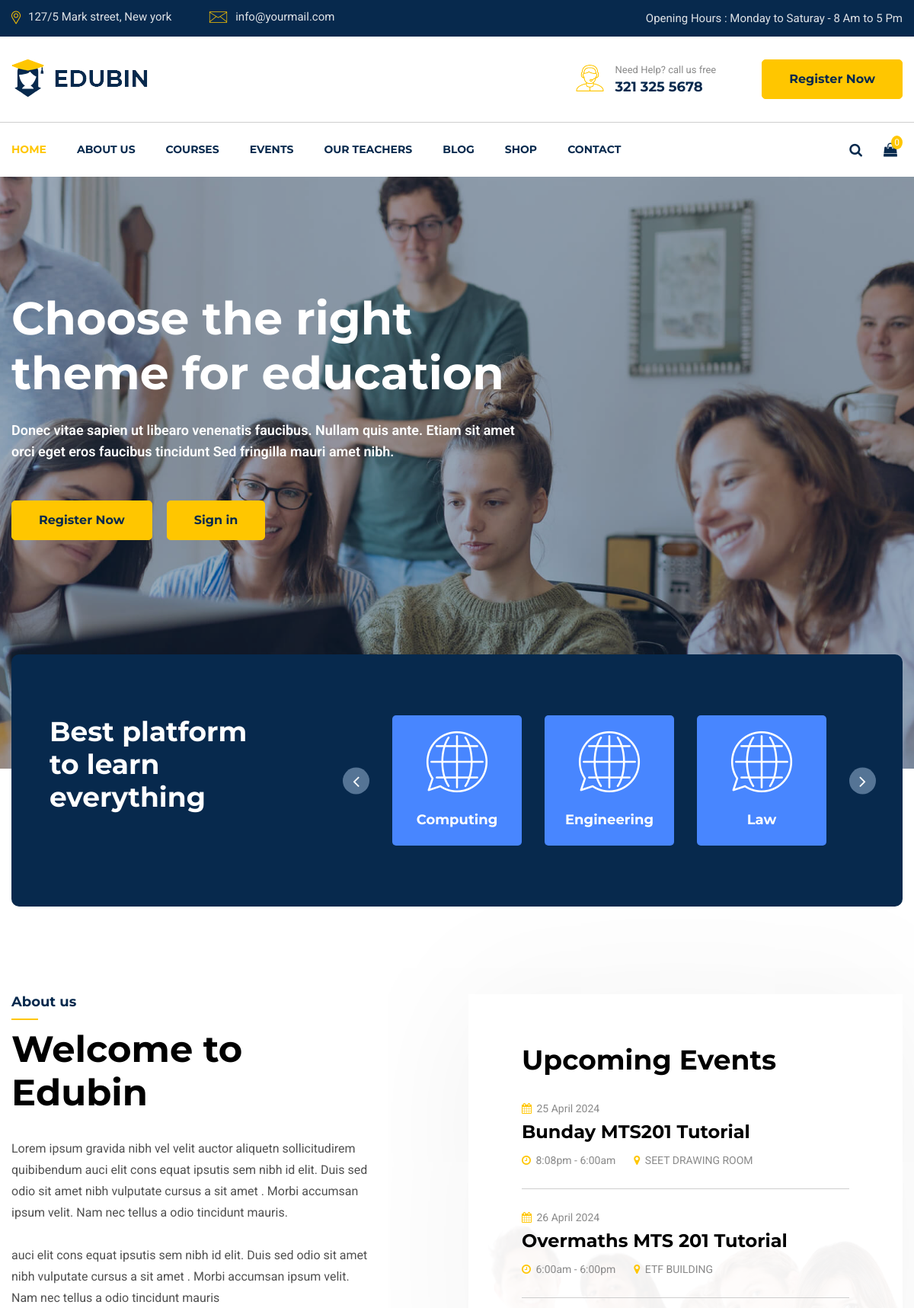
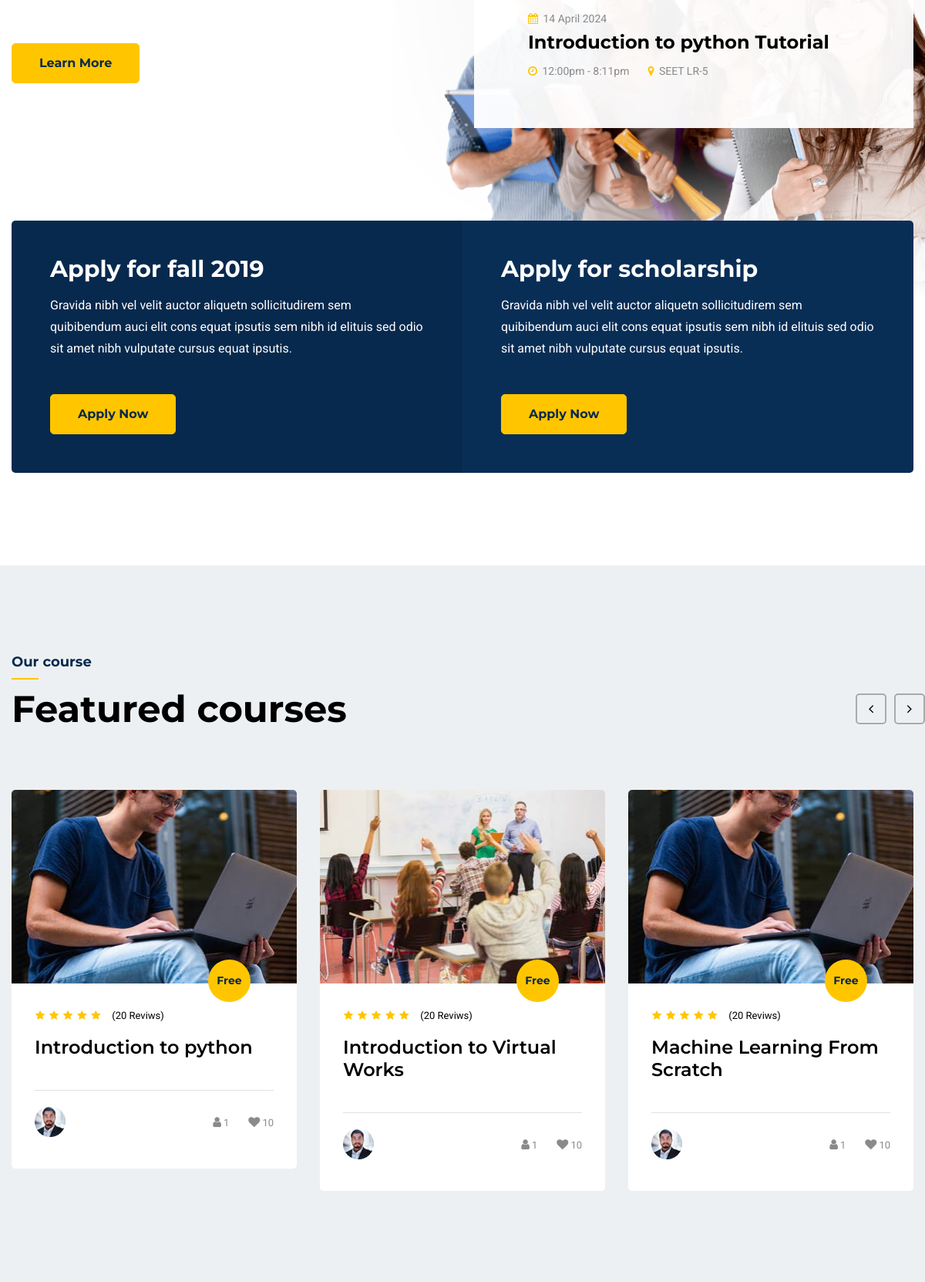
The page / (upper part) on the database its author committed (2 pictures, top to bottom).
### course/models.py (models this page shows, shortened)
class Category(models.Model):
    name = models.CharField(max_length=100)
    slug = models.SlugField(max_length=100)
    class Meta:
        verbose_name_plural = 'Categories'
        ordering = ['name']

class Event(models.Model):
    name = models.CharField(max_length=150)
    slug = models.SlugField(max_length=150)
    image = models.ImageField(upload_to='event/images')
    created = models.DateTimeField(auto_now_add=True,null=True)
    starting_time = models.DateTimeField(null=True)
    finish_time = models.DateTimeField(null=True)
    school = models.ForeignKey(School,related_name='school_events',on_delete=models.CASCADE,null=True)
    address = models.CharField(max_length=150)
    description = models.TextField()
    class Meta:
        ordering = ['created']

class Course(models.Model):
    title = models.CharField(max_length=250)
    slug = models.SlugField(max_length=250)
    cover_image = models.ImageField(upload_to='course/cover',null=True)
    description = FroalaField()
    who_needs_course = models.TextField()
    price = models.DecimalField(max_digits=10,decimal_places=2)
    created = models.DateTimeField(auto_now_add=True)
    updated = models.DateTimeField(auto_now=True)
    category = models.ForeignKey(Category,related_name='category_courses',on_delete=models.CASCADE)
    teacher = models.ForeignKey(Teacher,related_name='teacher_courses',on_delete=models.CASCADE)
    students = models.ManyToManyField(Student,related_name='student_courses')
    school = models.ManyToManyField(School,related_name='school_courses',blank=True)
    department = models.ManyToManyField(Department,related_name='department_courses',blank=True)
    paid = models.BooleanField(default=False)
    class Meta:
        ordering = ['created']
    def get_absolute_url(self):
        return reverse('course:course_detail',kwargs={'course_slug':self.slug})

### course/views.py (the view)
# urls.py: path('',views.home,name="home"),
def home(request):
    events = Event.objects.all()
    posts = Post.objects.all()
    post_1 = posts[:1]
    courses = Course.objects.all()
    categories = Category.objects.all()
    teachers = CustomUser.objects.filter(role='teacher')
    context = {'events':events,'courses':courses,'posts':posts,'post_1':post_1,'categories':categories,'teachers':teachers}
    return render(request,"course/home.html",context)

### blog/models.py (called while the page is built)
    def get_absolute_url(self):
        return reverse('blog:post_detail',kwargs={'post_slug':self.slug})

### course/templates/course/home.html (shortened to what this page needs)
{% extends parent_template|default:"navbar.html" %}
{% load static %}
{% block content %}
    <section id="slider-part" class="slider-active">
        <div class="single-slider bg_cover pt-150" style="background-image: url('{% static "images/slider/s-1.jpg" %}')" data-overlay="4">
            <div class="container">
                <div class="row">
                    <div class="col-xl-7 col-lg-9">
                        <div class="slider-cont">
                            <h1 data-animation="bounceInLeft" data-delay="1s">Choose the right theme for education</h1>
                            <p data-animation="fadeInUp" data-delay="1.3s">Donec vitae sapien ut libearo venenatis faucibus. Nullam quis ante. Etiam sit amet orci eget eros faucibus tincidunt  Sed fringilla mauri amet nibh.</p>
                            <ul>
                                <li><a data-animation="fadeInUp" data-delay="1.6s" class="main-btn" href="#">Register Now</a></li>
                                <li><a data-animation="fadeInUp" data-delay="1.9s" class="main-btn main-btn-2" href="{% url "accounts:login" %}">Sign in</a></li>
                            </ul>
                        </div>
                    </div>
                </div>
            </div>
        </div>
    </section>
    <section id="category-part">
        <div class="container">
            <div class="category pt-40 pb-80">
                <div class="row">
                    <div class="col-lg-4">
                        <div class="category-text pt-40">
                            <h2>Best platform to learn everything</h2>
                        </div>
                    </div>
                    <div class="col-lg-6 offset-lg-1 col-md-8 offset-md-2 col-sm-8 offset-sm-2 col-8 offset-2">
                        <div class="row category-slied mt-40">
                        {% for category in categories|slice:6 %}
                            <div class="col-lg-4">
                                <a href="#">
                                    <span class="singel-category text-center color-1">
                                        <span class="icon">
                                            <img src="{% static "images/all-icon/ctg-1.png" %}" alt="Icon">
                                        </span>
                                        <span class="cont">
                                            <span>{{category.name|title }}</span>
                                        </span>
                                    </span>
                                </a>
                            </div>
                        {% endfor %}
                        </div>
                    </div>
                </div>
            </div>
        </div>
    </section>
    <section id="about-part" class="pt-65">
        <div class="container">
            <div class="row">
                <div class="col-lg-5">
                    <div class="section-title mt-50">
                        <h5>About us</h5>
                        <h2>Welcome to Edubin </h2>
                    </div>
                    <div class="about-cont">
                        <p>Lorem ipsum gravida nibh vel velit auctor aliquetn sollicitudirem quibibendum auci elit cons equat ipsutis sem nibh id elit. Duis sed odio sit amet nibh vulputate cursus a sit amet . Morbi accumsan ipsum velit. Nam nec tellus a odio tincidunt  mauris. <br> <br> auci elit cons equat ipsutis sem nibh id elit. Duis sed odio sit amet nibh vulputate cursus a sit amet . Morbi accumsan ipsum velit. Nam nec tellus a odio tincidunt  mauris</p>
                        <a href="#" class="main-btn mt-55">Learn More</a>
                    </div>
                </div>
                <div class="col-lg-6 offset-lg-1">
                    <div class="about-event mt-50">
                        <div class="event-title">
                            <h3>Upcoming Events</h3>
                        </div>
                        <ul>
                            {% for event in events|slice:3 %}
                            <li>
                                <div class="singel-event">
                                    <span><i class="fa fa-calendar"></i> {{ event.starting_time|date:"j F Y" }}</span>
                                    <a href="{% url "course:event_detail" event.slug %}"><h4>{{ event.name }}</h4></a>
                                    <span><i class="fa fa-clock-o"></i> {{ event.starting_time|time:"g:i" }}{% if event.starting_time|time:"A" == "AM" %}am{% else %}pm{% endif %} - {{ event.finish_time|time:"g:i" }}{% if event.finish_time|time:"A" == "AM" %}am{% else %}pm{% endif %}</span>
                                    <span><i class="fa fa-map-marker"></i> {{ event.address|upper }}</span>
                                </div>
                            </li>
                            {% endfor %}
                        </ul>
                    </div>
                </div>
            </div>
        </div>
        <div class="about-bg">
        </div>
    </section>
    <section id="apply-aprt" class="pb-120">
        <div class="container">
            <div class="apply">
                <div class="row no-gutters">
                    <div class="col-lg-6">
                        <div class="apply-cont apply-color-1">
                            <h3>Apply for fall 2019</h3>
                            <p>Gravida nibh vel velit auctor aliquetn sollicitudirem sem quibibendum auci elit cons equat ipsutis sem nibh id elituis sed odio sit amet nibh vulputate cursus equat ipsutis.</p>
                            <a href="#" class="main-btn">Apply Now</a>
                        </div>
                    </div>
                    <div class="col-lg-6">
                        <div class="apply-cont apply-color-2">
                            <h3>Apply for scholarship</h3>
                            <p>Gravida nibh vel velit auctor aliquetn sollicitudirem sem quibibendum auci elit cons equat ipsutis sem nibh id elituis sed odio sit amet nibh vulputate cursus equat ipsutis.</p>
                            <a href="#" class="main-btn">Apply Now</a>
                        </div>
                    </div>
                </div>
            </div>
        </div>
    </section>
    <section id="course-part" class="pt-115 pb-120 gray-bg">
        <div class="container">
            <div class="row">
                <div class="col-lg-6">
                    <div class="section-title pb-45">
                        <h5>Our course</h5>
                        <h2>Featured courses </h2>
                    </div>
                </div>
            </div>
            <div class="row course-slied mt-30">
                {% for course in courses %}
                <div class="col-lg-4">
                    <div class="singel-course">
                        <div class="thum">
                            <div class="image">
                                <img src="{{ course.cover_image.url }}" alt="Course">
                            </div>
                            <div class="price">
                                <span>Free</span>
                            </div>
                        </div>
                        <div class="cont">
                            <ul>
                                <li><i class="fa fa-star"></i></li>
                                <li><i class="fa fa-star"></i></li>
                                <li><i class="fa fa-star"></i></li>
                                <li><i class="fa fa-star"></i></li>
                                <li><i class="fa fa-star"></i></li>
                            </ul>
                            <span>(20 Reviws)</span>
                            <a href="{{ course.get_absolute_url }}"><h4>{{ course.title }}</h4></a>
                            <div class="course-teacher">
                                <div class="thum">
                                    <a href="#"><img src="{% static "images/course/teacher/t-1.jpg" %}" alt="teacher"></a>
                                </div>
                                <div class="admin">
                                    <ul>
                                        <li><a href="#"><i class="fa fa-user"></i><span>{{ course.students.count }}</span></a></li>
                                        <li><a href="#"><i class="fa fa-heart"></i><span>10</span></a></li>
                                    </ul>
                                </div>
                            </div>
                        </div>
                    </div>
                </div>
                {% endfor %}
            </div>
        </div>
    </section>
{% endblock %}

### course/static/css/default.css (style rules this page uses)
.mt-30 { margin-top: 30px; }
.mt-40 { margin-top: 40px; }
.mt-50 { margin-top: 50px; }
.mt-55 { margin-top: 55px; }
.pt-40 { padding-top: 40px; }
.pt-65 { padding-top: 65px; }
.pt-115 { padding-top: 115px; }
.pt-150 { padding-top: 150px; }
.pb-45 { padding-bottom: 45px; }
.pb-80 { padding-bottom: 80px; }
.pb-120 { padding-bottom: 120px; }
.gray-bg { background: #edf0f2; }
[data-overlay] { position: relative; }
[data-overlay]::before { background: #07294d none repeat scroll 0 0; content: ""; height: 100%; left: 0; position: absolute; top: 0; width: 100%; z-index: 1; }
[data-overlay="4"]::before { opacity: 0.4; }

### rows shown on the page
Category: name "Computing"
Category: name "Engineering"
Category: name "Law"
Event: starting_time "25 April 2024", name "Bunday MTS201 Tutorial", starting_time "8:08", shows "pm", finish_time "6:00", address "SEET DRAWING ROOM"
Event: starting_time "26 April 2024", name "Overmaths MTS 201 Tutorial", starting_time "6:00", finish_time "6:00", shows "pm", address "ETF BUILDING"
Event: starting_time "14 April 2024", name "Introduction to python Tutorial", starting_time "12:00", shows "pm", finish_time "8:11", address "SEET LR-5"
Course: cover_image (picture), title "Introduction to python", students.count "1"
Course: cover_image (picture), title "Introduction to Virtual Works", students.count "1"
Course: cover_image (picture), title "Machine Learning From Scratch", students.count "1"
